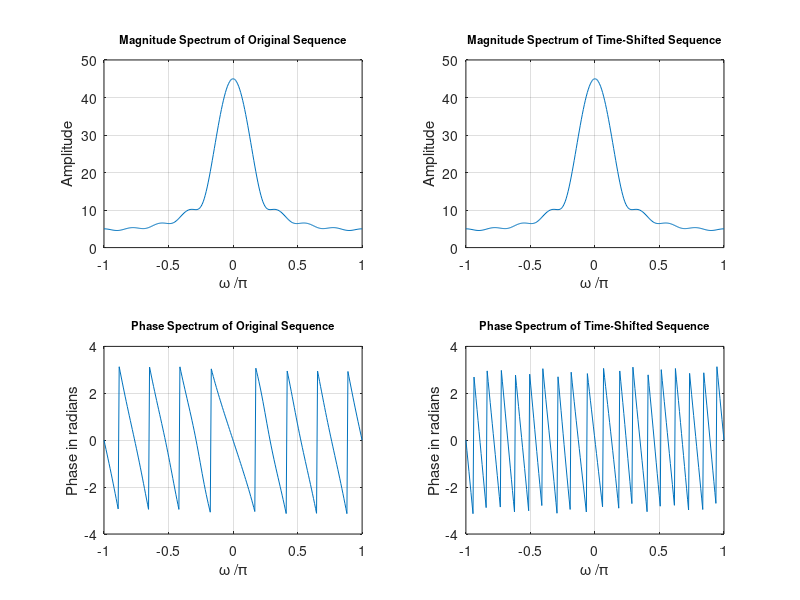

Source code (MATLAB):
% Program P3_2B
% Time-Shifting Properties of DTFT
clf;
w = -pi:2 * pi / 255:pi; % freqency vector for evaluating DTFT
D = 10; % Amount of time shift in samples
num = [1 2 3 4 5 6 7 8 9];
% h1 is the DTFT of original sequence
% h2 is the DTFT of the time shifted sequence
h1 = freqz(num, 1, w);
h2 = freqz([zeros(1, D) num], 1, w);
subplot(2, 2, 1)
% plot the DTFT magnitude of the original sequence
plot(w / pi, abs(h1)); grid
title('Magnitude Spectrum of Original Sequence', 'FontSize', 8)
xlabel('\omega /\pi');
ylabel('Amplitude');
% plot the DTFT magnitude of the shifted sequence
subplot(2, 2, 2)
plot(w / pi, abs(h2)); grid
title('Magnitude Spectrum of Time-Shifted Sequence', 'FontSize', 8)
xlabel('\omega /\pi');
ylabel('Amplitude');
% plot the DTFT phase of the original sequence
subplot(2, 2, 3)
plot(w / pi, angle(h1)); grid
title('Phase Spectrum of Original Sequence', 'FontSize', 8)
xlabel('\omega /\pi');
ylabel('Phase in radians');
% plot the DTFT phase of the shifted sequence
subplot(2, 2, 4)
plot(w / pi, angle(h2)); grid
title('Phase Spectrum of Time-Shifted Sequence', 'FontSize', 8)
xlabel('\omega /\pi');
ylabel('Phase in radians');
